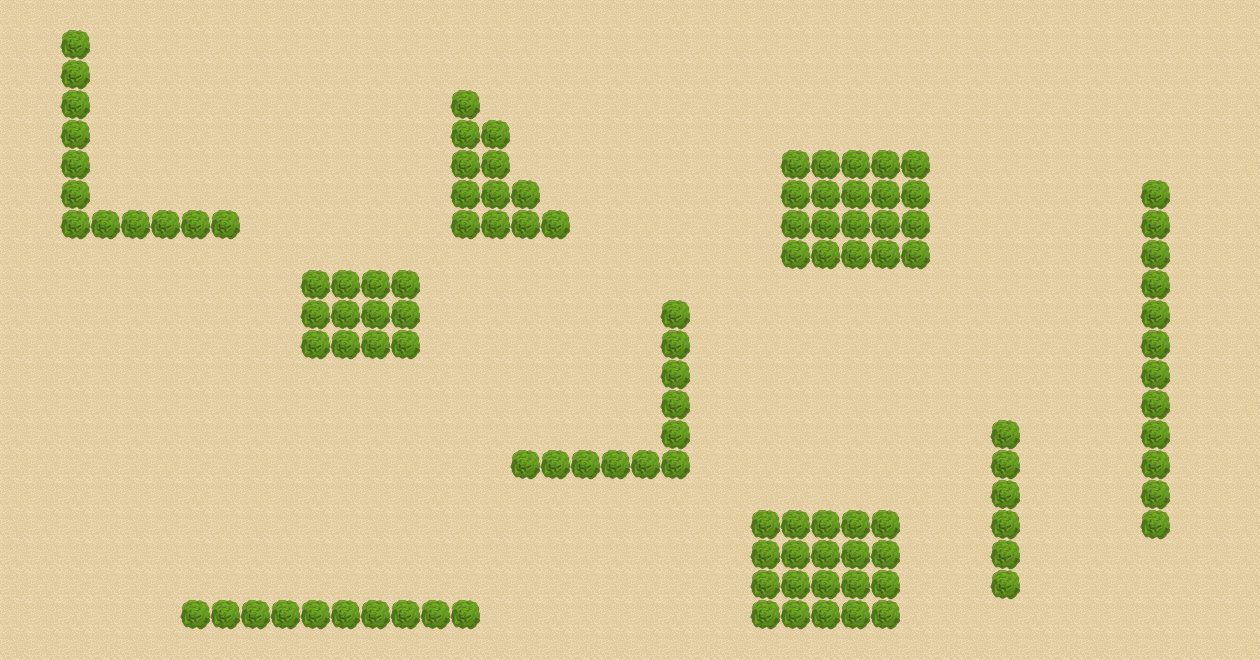

A level layout from a 2D game, rendered from its tile map. Below: a short description, then the map file with tile-grid data replaced by summaries:
An orthogonal 42x22 tile map with 30x30 px tiles, 2 tile layers (Background, collidable), 2 tilesets and 31 objects (StartPosition).

<map version="1.0" orientation="orthogonal" width="42" height="22" tilewidth="30" tileheight="30">
 <tileset firstgid="1" name="lettuce" tilewidth="30" tileheight="30">
  <image source="lettuce.png" width="30" height="30" />
 </tileset>
 <tileset firstgid="2" name="ground" tilewidth="30" tileheight="30">
  <image source="ground.png" width="30" height="30" />
 </tileset>
 <layer name="Background" width="42" height="22">
  <data>[924 cells, 924 non-empty, 1 distinct tile ids]</data>
 </layer>
 <objectgroup name="hedgehog" width="42" height="22">
  <object name="StartPosition" x="698" y="240" />
 </objectgroup>
 <layer name="collidable" width="42" height="22">
  <data>[924 cells, 115 non-empty, 1 distinct tile ids]</data>
 </layer>
 <objectgroup name="snails" width="42" height="22">
  <object x="35" y="60" />
  <object x="35" y="120" />
  <object x="180" y="120" />
  <object x="150" y="60" />
  <object x="120" y="510" />
  <object x="120" y="570" />
  <object x="90" y="630" />
  <object x="120" y="390" />
  <object x="713" y="265" />
  <object x="901" y="28" />
  <object x="903" y="104" />
  <object x="822" y="68" />
  <object x="965" y="150" />
  <object x="964" y="100" />
  <object x="1039" y="126" />
  <object x="722" y="67" />
  <object x="816" y="441" />
  <object x="527" y="591" />
  <object x="454" y="448" />
  <object x="448" y="488" />
  <object x="372" y="512" />
  <object x="239" y="295" />
  <object x="500" y="278" />
  <object x="500" y="368" />
  <object x="607" y="41" />
  <object x="887" y="333" />
  <object x="812" y="353" />
  <object x="1119" y="473" />
  <object x="1056" y="313" />
  <object x="928" y="466" />
 </objectgroup>
</map>
